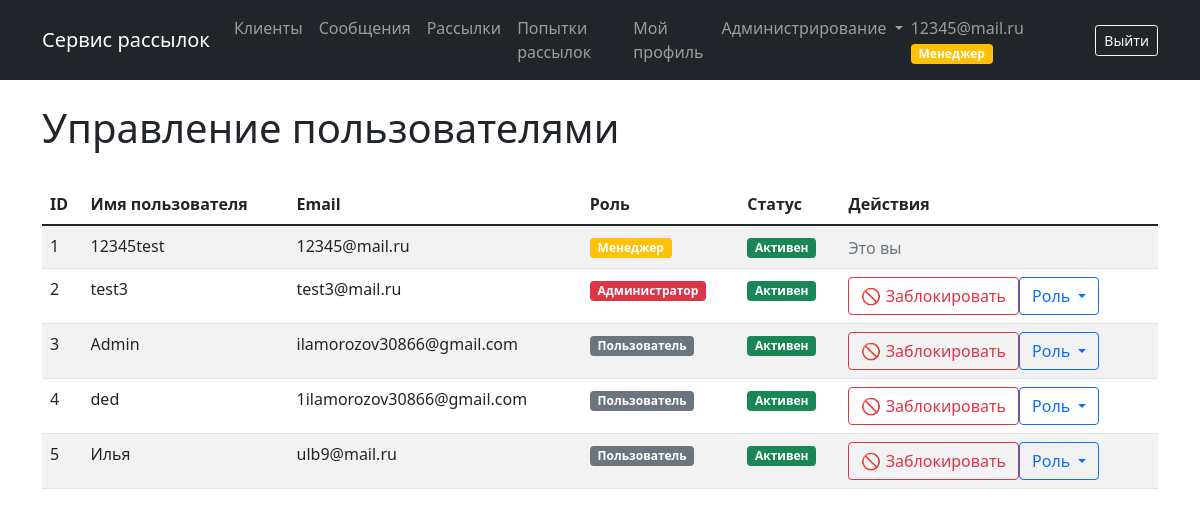
Screenshot of /users/users/ (signed in) with the database file from the repository.
### users/models.py (models this page shows, shortened)
class User(AbstractUser):
    phone = models.CharField(max_length=20, blank=True, verbose_name="Телефон")
    avatar = models.ImageField(
        upload_to="users/avatars/", blank=True, null=True, verbose_name="Аватар"
    )
    country = models.CharField(max_length=100, blank=True, verbose_name="Страна")
    email = models.EmailField(unique=True, verbose_name="Email")
    USERNAME_FIELD = "email"
    REQUIRED_FIELDS = ["username"]
    class Meta:
        verbose_name = "пользователь"
        verbose_name_plural = "пользователи"

class Profile(models.Model):
    user = models.OneToOneField(
        "User", on_delete=models.CASCADE, verbose_name="Пользователь"
    )
    ROLE_USER = "user"
    ROLE_MANAGER = "manager"
    ROLE_ADMIN = "admin"
    ROLE_CHOICES = [
        (ROLE_USER, "Пользователь"),
        (ROLE_MANAGER, "Менеджер"),
        (ROLE_ADMIN, "Администратор"),
    ]
    role = models.CharField(
        max_length=20, choices=ROLE_CHOICES, default=ROLE_USER, verbose_name="Роль"
    )
    email_verified = models.BooleanField(
        default=False, verbose_name="Email подтвержден"
    )
    blocked = models.BooleanField(default=False, verbose_name="Заблокирован")
    class Meta:
        verbose_name = "профиль"
        verbose_name_plural = "профили"
    @property
    def is_manager(self):
        return self.role in [self.ROLE_MANAGER, self.ROLE_ADMIN]

### users/views.py (the view)
# urls.py: path("users/", views.user_list, name="user_list"),
@manager_required
def user_list(request):
    users = User.objects.all().select_related("profile")
    return render(request, "users/user_list.html", {"users": users})

### mailing/context_processors.py (called while the page is built)
def update_mailing_statuses(request):
    if request.user.is_authenticated:
        try:
            user_mailings = Mailing.objects.filter(owner=request.user)
            for mailing in user_mailings:
                mailing.update_status()
        except Exception as e:
            pass
    return {}

### templates/users/user_list.html (shortened to what this page needs)
{% extends 'base.html' %}
{% block content %}
<div class="d-flex justify-content-between align-items-center mb-4">
    <h1>Управление пользователями</h1>
</div>
<div class="table-responsive">
    <table class="table table-striped">
        <thead>
            <tr>
                <th>ID</th>
                <th>Имя пользователя</th>
                <th>Email</th>
                <th>Роль</th>
                <th>Статус</th>
                <th>Действия</th>
            </tr>
        </thead>
        <tbody>
            {% for user in users %}
            <tr>
                <td>{{ user.id }}</td>
                <td>{{ user.username }}</td>
                <td>{{ user.email }}</td>
                <td>
                    <span class="badge
                        {% if user.profile.role == 'admin' %}bg-danger
                        {% elif user.profile.role == 'manager' %}bg-warning
                        {% else %}bg-secondary{% endif %}">
                        {{ user.profile.get_role_display }}
                    </span>
                </td>
                <td>
                    <span class="badge {% if user.profile.blocked %}bg-danger{% else %}bg-success{% endif %}">
                        {% if user.profile.blocked %}Заблокирован{% else %}Активен{% endif %}
                    </span>
                </td>
                <td>
                    <div class="btn-group btn-group-sm">
                        {% if user != request.user %}
                        <form method="post" action="{% url 'users:toggle_user_block' user.id %}" class="d-inline">
                            <button type="submit" class="btn btn-outline-{% if user.profile.blocked %}success{% else %}danger{% endif %}">
                                {% if user.profile.blocked %}🔄 Разблокировать{% else %}🚫 Заблокировать{% endif %}
                            </button>
                        </form>
                        <div class="dropdown d-inline">
                            <button class="btn btn-outline-primary dropdown-toggle" type="button" data-bs-toggle="dropdown">
                                Роль
                            </button>
                        </div>
                        {% else %}
                        <span class="text-muted">Это вы</span>
                        {% endif %}
                    </div>
                </td>
            </tr>
            {% empty %}
            <tr>
                <td colspan="6" class="text-center">Нет пользователей</td>
            </tr>
            {% endfor %}
        </tbody>
    </table>
</div>
{% endblock %}

### templates/base.html (shortened to what this page needs)
<!DOCTYPE html>
<html lang="ru">
<head>
    <link href="https://cdn.jsdelivr.net/npm/bootstrap@5.1.3/dist/css/bootstrap.min.css" rel="stylesheet">
</head>
<body>
<nav class="navbar navbar-expand-lg navbar-dark bg-dark">
    <div class="container">
        <a class="navbar-brand" href="{% url 'mailing:index' %}">Сервис рассылок</a>
        <div class="collapse navbar-collapse" id="navbarNav">
            {% if user.is_authenticated %}
            <ul class="navbar-nav me-auto">
                <li class="nav-item">
                    <a class="nav-link" href="{% url 'mailing:client_list' %}">Клиенты</a>
                </li>
                <li class="nav-item">
                    <a class="nav-link" href="{% url 'mailing:message_list' %}">Сообщения</a>
                </li>
                <li class="nav-item">
                    <a class="nav-link" href="{% url 'mailing:mailing_list' %}">Рассылки</a>
                </li>
                <li class="nav-item">
                    <a class="nav-link" href="{% url 'mailing:mailing_list' %}#attempts">Попытки рассылок</a>
                </li>
                <li class="nav-item">
                    <a class="nav-link" href="{% url 'users:profile_view' %}">Мой профиль</a>
                </li>
                {% if user.profile.is_manager or user.groups.all.0.name == 'Менеджеры' %}
                <li class="nav-item dropdown">
                    <a class="nav-link dropdown-toggle" href="#" role="button" data-bs-toggle="dropdown">
                        Администрирование
                    </a>
                </li>
                {% endif %}
            </ul>
            <ul class="navbar-nav">
                <li class="nav-item">
                    <div class="d-flex align-items-center">
                        <span class="navbar-text me-3">
                            {{ user.email }}
                            {% if user.profile %}
                            <span class="badge bg-{% if user.profile.role == 'admin' %}danger{% elif user.profile.role == 'manager' %}warning{% else %}secondary{% endif %}">
                                {{ user.profile.get_role_display }}
                            </span>
                            {% endif %}
                        </span>
                        <a class="btn btn-outline-light btn-sm" href="{% url 'users:logout' %}">Выйти</a>
                    </div>
                </li>
            </ul>
            {% endif %}
        </div>
    </div>
</nav>
<div class="container mt-4">
    {% block content %}
    {% endblock %}
</div>
</body>
</html>

### rows the page displays
User: email "12345@mail.ru", profile.role "Менеджер", id "1", username "12345test", shows "Активен", shows "Это вы"
User: id "2", username "test3", email "test3@mail.ru", profile.role "Администратор", shows "Активен", shows "🚫 Заблокировать", shows "Роль"
User: id "3", username "Admin", email "ilamorozov30866@gmail.com", profile.role "Пользователь", shows "Активен", shows "🚫 Заблокировать", shows "Роль"
User: id "4", username "ded", email "1ilamorozov30866@gmail.com", profile.role "Пользователь", shows "Активен", shows "🚫 Заблокировать", shows "Роль"
User: id "5", username "Илья", email "ulb9@mail.ru", profile.role "Пользователь", shows "Активен", shows "🚫 Заблокировать", shows "Роль"
